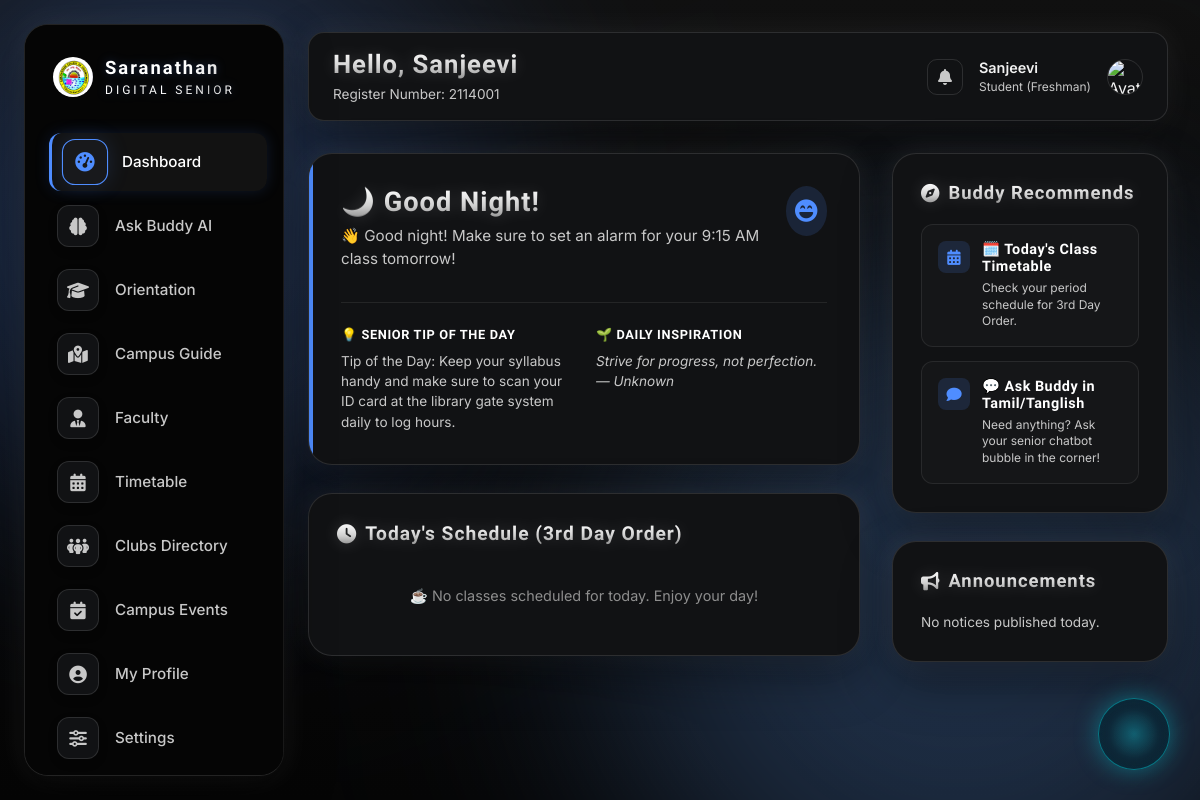
The page /frontend/dashboard.php (signed in) on the database its author committed.
### tables this page shows
CREATE TABLE IF NOT EXISTS college_settings (
    id INT PRIMARY KEY DEFAULT 1,
    college_name VARCHAR(150) NOT NULL DEFAULT 'Saranathan College of Engineering',
    college_logo VARCHAR(255) DEFAULT 'assets/images/logo.png',
    college_email VARCHAR(100) NOT NULL DEFAULT 'info@saranathan.ac.in',
    college_phone VARCHAR(50) NOT NULL DEFAULT '0431-2908446',
    address TEXT NOT NULL,
    footer_text VARCHAR(255) NOT NULL DEFAULT '© 2026 Saranathan College of Engineering. All rights reserved.',
    default_theme ENUM('Light', 'Dark', 'Aurora', 'Liquid Glass', 'Spatial', 'System') DEFAULT 'Spatial',
    maintenance_mode TINYINT(1) NOT NULL DEFAULT 0,
    CHECK (id = 1)
);

CREATE TABLE IF NOT EXISTS students (
    id INT AUTO_INCREMENT PRIMARY KEY,
    register_number VARCHAR(30) NOT NULL UNIQUE,
    name VARCHAR(100) NOT NULL,
    email VARCHAR(100) NOT NULL UNIQUE,
    phone VARCHAR(20) NOT NULL,
    password_hash VARCHAR(255) NOT NULL,
    department_id INT NOT NULL,
    section_id INT NOT NULL,
    avatar_url VARCHAR(255) DEFAULT 'assets/images/default-avatar.png',
    created_at TIMESTAMP DEFAULT CURRENT_TIMESTAMP,
    FOREIGN KEY (department_id) REFERENCES departments(id) ON DELETE RESTRICT,
    FOREIGN KEY (section_id) REFERENCES sections(id) ON DELETE RESTRICT
);

CREATE TABLE IF NOT EXISTS buddy_settings (
    id INT PRIMARY KEY DEFAULT 1,
    buddy_name VARCHAR(50) NOT NULL DEFAULT 'Buddy',
    welcome_message TEXT NOT NULL,
    morning_message TEXT NOT NULL,
    afternoon_message TEXT NOT NULL,
    evening_message TEXT NOT NULL,
    night_message TEXT NOT NULL,
    daily_tips TEXT NOT NULL,
    enable_voice TINYINT(1) NOT NULL DEFAULT 1,
    enable_wheel TINYINT(1) NOT NULL DEFAULT 1,
    enable_predictive TINYINT(1) NOT NULL DEFAULT 1,
    gemini_api_key VARCHAR(255) DEFAULT NULL,
    mapbox_token VARCHAR(255) DEFAULT NULL,
    CHECK (id = 1)
);

### backend/db.php (called while the page is built, shortened)
<?php
function sanitize_input($data) {
    return htmlspecialchars(trim($data), ENT_QUOTES, 'UTF-8');
}
?>

### frontend/dashboard.php (the view, shortened to what this page needs)
<?php
require_once __DIR__ . '/includes/header.php';
$student_id = (int)$_SESSION['student_id'];
$student = $db->prepare("
    SELECT s.*, d.name as dept_name, sec.name as section_name
    FROM students s
    JOIN departments d ON s.department_id = d.id
    JOIN sections sec ON s.section_id = sec.id
    WHERE s.id = ? LIMIT 1
");
$student->execute([$student_id]);
$profile = $student->fetch();
$hour = (int)date('G');
$greeting_col = 'morning_message';
$greeting_prefix = '☀️ Good Morning!';
if ($hour >= 12 && $hour < 17) {
    $greeting_col = 'afternoon_message';
    $greeting_prefix = '☀️ Good Afternoon!';
} elseif ($hour >= 17 && $hour < 22) {
    $greeting_col = 'evening_message';
    $greeting_prefix = '🌆 Good Evening!';
} elseif ($hour >= 22 || $hour < 5) {
    $greeting_col = 'night_message';
    $greeting_prefix = '🌙 Good Night!';
}
$buddy = $db->query("SELECT buddy_name, daily_tips, $greeting_col FROM buddy_settings WHERE id = 1 LIMIT 1")->fetch();
$buddy_tip = $buddy['daily_tips'] ?? 'Check your classroom locations early!';
$greeting_message = $buddy[$greeting_col] ?? "Hope you have an amazing day!";
$greeting_message = str_replace('[Student Name]', $profile['name'], $greeting_message);
$current_weekday = date('l');
$day_order_map = [
    'Monday'    => '1st Day Order',
    'Tuesday'   => '2nd Day Order',
    'Wednesday' => '3rd Day Order',
    'Thursday'  => '4th Day Order',
    'Friday'    => '5th Day Order'
];
$day_of_week = $day_order_map[$current_weekday] ?? '';
$timetable_stmt = $db->prepare("
    SELECT t.*, f.name as faculty_name
    FROM timetable t
    JOIN faculty f ON t.faculty_id = f.id
    WHERE t.department_id = ? AND t.section_id = ? AND t.day_of_week = ?
    ORDER BY t.period_number ASC
");
$timetable_stmt->execute([$profile['department_id'], $profile['section_id'], $day_of_week]);
$today_classes = $timetable_stmt->fetchAll();
$recommendations = [];
if ($current_step === 'orientation') {
    $recommendations[] = [
        'title' => '📚 Complete Orientation Walkthrough',
        'desc' => 'Read regulations and requirements for your academic year.',
        'link' => 'orientation.php',
        'icon' => 'fa-graduation-cap'
    ];
} else {
    $recommendations[] = [
        'title' => '🗓️ Today\'s Class Timetable',
        'desc' => 'Check your period schedule for ' . (!empty($day_of_week) ? $day_of_week : 'the week') . '.',
        'link' => 'timetable.php',
        'icon' => 'fa-calendar-days'
    ];
    $recommendations[] = [
        'title' => '💬 Ask Buddy in Tamil/Tanglish',
        'desc' => 'Need anything? Ask your senior chatbot bubble in the corner!',
        'link' => '#',
        'icon' => 'fa-comment'
    ];
}
$announcements = $db->query("SELECT * FROM announcements ORDER BY publish_date DESC LIMIT 3")->fetchAll();
$quotes = [
    "Education is the most powerful weapon which you can use to change the world. — Nelson Mandela",
    "The beautiful thing about learning is that no one can take it away from you. — B.B. King",
    "Start where you are. Use what you have. Do what you can. — Arthur Ashe",
    "Strive for progress, not perfection. — Unknown"
];
$random_quote = $quotes[array_rand($quotes)];
?>
<div style="display: grid; grid-template-columns: 2fr 1fr; gap: 32px; align-items: flex-start;">
    <div style="display: flex; flex-direction: column; gap: 28px;">
        <div class="glass-panel" style="padding: 32px; position: relative; overflow: hidden;">
            <div style="position: absolute; top: 0; left: 0; width: 4px; height: 100%; background: var(--glow-primary);"></div>
            <div style="display: flex; justify-content: space-between; align-items: flex-start; margin-bottom: 24px;">
                <div>
                    <h2 style="font-size: 1.7rem; color: var(--text-primary); font-weight: 700;"><?php echo $greeting_prefix; ?></h2>
                    <p style="font-size: 0.95rem; color: var(--text-secondary); margin-top: 6px;"><?php echo $greeting_message; ?></p>
                </div>
                <div style="width: 50px; height: 50px; border-radius: 50%; background: var(--glow-primary-alpha); display: flex; align-items: center; justify-content: center; color: var(--glow-primary); font-size: 1.4rem;">
                    <i class="fa-solid fa-face-laugh-beam"></i>
                </div>
            </div>
            <div style="display: grid; grid-template-columns: 1fr 1fr; gap: 24px; margin-top: 32px; border-top: 1px solid var(--border-light); padding-top: 24px;">
                <div>
                    <h4 style="font-size: 0.8rem; font-weight: 600; color: var(--glow-secondary); text-transform: uppercase; letter-spacing: 0.05em; margin-bottom: 8px;">💡 Senior Tip of the Day</h4>
                    <p style="font-size: 0.85rem; color: var(--text-secondary); line-height: 1.5;"><?php echo sanitize_input($buddy_tip); ?></p>
                </div>
                <div>
                    <h4 style="font-size: 0.8rem; font-weight: 600; color: var(--glow-tertiary); text-transform: uppercase; letter-spacing: 0.05em; margin-bottom: 8px;">🌱 Daily Inspiration</h4>
                    <p style="font-size: 0.85rem; color: var(--text-secondary); font-style: italic; line-height: 1.5;"><?php echo sanitize_input($random_quote); ?></p>
                </div>
            </div>
        </div>
        <div class="glass-panel" style="padding: 28px;">
            <h3 style="font-size: 1.2rem; color: var(--text-primary); margin-bottom: 20px; display: flex; align-items: center; gap: 8px;">
                <i class="fa-solid fa-clock" style="color: var(--glow-primary);"></i> Today's Schedule (<?php echo !empty($day_of_week) ? $day_of_week : 'Weekend'; ?>)
            </h3>
            <div style="display: flex; flex-direction: column; gap: 12px;">
                <?php if (empty($today_classes)): ?>
                    <div style="padding: 20px; text-align: center; color: var(--text-tertiary); font-size: 0.9rem;">
                        ☕ No classes scheduled for today. Enjoy your day!
                    </div>
                <?php endif; ?>
            </div>
        </div>
    </div>
    <div style="display: flex; flex-direction: column; gap: 28px;">
        <div class="glass-panel" style="padding: 28px;">
            <h3 style="font-size: 1.15rem; color: var(--text-primary); margin-bottom: 20px; display: flex; align-items: center; gap: 8px;">
                <i class="fa-solid fa-compass" style="color: var(--glow-secondary);"></i> Buddy Recommends
            </h3>
            <div style="display: flex; flex-direction: column; gap: 14px;">
                <?php foreach ($recommendations as $rec): ?>
                    <a href="<?php echo $rec['link']; ?>" style="display: block; padding: 16px; border-radius: 12px; background: rgba(255,255,255,0.02); border: 1px solid var(--border-light); text-decoration: none; transition: all var(--transition-fast);" onmouseover="this.style.background='rgba(255,255,255,0.05)';" onmouseout="this.style.background='rgba(255,255,255,0.02)';">
                        <div style="display: flex; gap: 12px; align-items: flex-start;">
                            <div style="width: 32px; height: 32px; border-radius: 8px; background: var(--glow-primary-alpha); color: var(--glow-primary); display: flex; align-items: center; justify-content: center; font-size: 0.95rem; flex-shrink: 0;">
                                <i class="fa-solid <?php echo $rec['icon']; ?>"></i>
                            </div>
                            <div>
                                <h4 style="font-size: 0.9rem; font-weight: 600; color: var(--text-primary);"><?php echo sanitize_input($rec['title']); ?></h4>
                                <p style="font-size: 0.75rem; color: var(--text-secondary); margin-top: 4px; line-height: 1.4;"><?php echo sanitize_input($rec['desc']); ?></p>
                            </div>
                        </div>
                    </a>
                <?php endforeach; ?>
            </div>
        </div>
        <div class="glass-panel" style="padding: 28px;">
            <h3 style="font-size: 1.15rem; color: var(--text-primary); margin-bottom: 20px; display: flex; align-items: center; gap: 8px;">
                <i class="fa-solid fa-bullhorn" style="color: var(--glow-tertiary);"></i> Announcements
            </h3>
            <div style="display: flex; flex-direction: column; gap: 12px;">
                <?php if (empty($announcements)): ?>
                    <p style="font-size: 0.85rem; color: var(--text-tertiary);">No notices published today.</p>
                <?php endif; ?>
            </div>
        </div>
    </div>
</div>
<?php require_once __DIR__ . '/includes/footer.php'; ?>

### frontend/includes/header.php (shortened to what this page needs)
<?php
require_once __DIR__ . '/../../backend/db.php';
$student_id = (int)$_SESSION['student_id'];
$student_name = sanitize_input($_SESSION['student_name']);
$active_page = basename($_SERVER['PHP_SELF']);
$settings = $db->prepare("SELECT * FROM settings WHERE student_id = ? LIMIT 1");
$settings->execute([$student_id]);
$student_settings = $settings->fetch();
$current_theme = $student_settings['theme'] ?? 'Spatial';
$animations_enabled = $student_settings['animation_speed'] ?? 'high';
$college_stmt = $db->query("SELECT * FROM college_settings WHERE id = 1 LIMIT 1");
$college = $college_stmt->fetch();
$college_logo = $college['college_logo'] ?? 'assets/images/logo.png';
?>
<!DOCTYPE html>
<html lang="en" data-theme="<?php echo sanitize_input($current_theme); ?>" data-animations="<?php echo $animations_enabled; ?>">
<head>
    <link rel="stylesheet" href="../assets/css/style.css?v=<?php echo time(); ?>">
    <link rel="stylesheet" href="../assets/themes/themes.css?v=<?php echo time(); ?>">
    <link rel="stylesheet" href="https://cdnjs.cloudflare.com/ajax/libs/font-awesome/6.4.0/css/all.min.css">
    <script src="https://cdn.tailwindcss.com"></script>
</head>
<body>
    <div class="aurora-bg-container">
        <div class="aurora-blob aurora-blob-2"></div>
    </div>
    <div class="app-layout">
        <aside class="glass-panel sidebar" id="student-sidebar">
        <div class="sidebar-brand">
            <img src="../<?php echo sanitize_input($college_logo); ?>" alt="College Logo" class="brand-logo">
            <div class="brand-name">
                Saranathan
                <span>Digital Senior</span>
            </div>
        </div>
        <nav class="menu-list">
            <li>
                <a href="dashboard.php" class="menu-item-link <?php echo $active_page === 'dashboard.php' ? 'active' : ''; ?>">
                    <i class="fa-solid fa-gauge-high"></i> Dashboard
                </a>
            </li>
            <li>
                <a href="buddy.php" class="menu-item-link <?php echo $active_page === 'buddy.php' ? 'active' : ''; ?>">
                    <i class="fa-solid fa-brain"></i> Ask Buddy AI
                </a>
            </li>
            <li>
                <a href="orientation.php" class="menu-item-link <?php echo $active_page === 'orientation.php' ? 'active' : ''; ?>">
                    <i class="fa-solid fa-graduation-cap"></i> Orientation
                </a>
            </li>
            <li>
                <a href="campus.php" class="menu-item-link <?php echo $active_page === 'campus.php' ? 'active' : ''; ?>">
                    <i class="fa-solid fa-map-location-dot"></i> Campus Guide
                </a>
            </li>
            <li>
                <a href="faculty.php" class="menu-item-link <?php echo $active_page === 'faculty.php' ? 'active' : ''; ?>">
                    <i class="fa-solid fa-user-tie"></i> Faculty
                </a>
            </li>
            <li>
                <a href="timetable.php" class="menu-item-link <?php echo $active_page === 'timetable.php' ? 'active' : ''; ?>">
                    <i class="fa-solid fa-calendar-days"></i> Timetable
                </a>
            </li>
            <li>
                <a href="clubs.php" class="menu-item-link <?php echo $active_page === 'clubs.php' ? 'active' : ''; ?>">
                    <i class="fa-solid fa-people-group"></i> Clubs Directory
                </a>
            </li>
            <li>
                <a href="events.php" class="menu-item-link <?php echo $active_page === 'events.php' ? 'active' : ''; ?>">
                    <i class="fa-solid fa-calendar-check"></i> Campus Events
                </a>
            </li>
            <li>
                <a href="profile.php" class="menu-item-link <?php echo $active_page === 'profile.php' ? 'active' : ''; ?>">
                    <i class="fa-solid fa-circle-user"></i> My Profile
                </a>
            </li>
            <li>
                <a href="settings.php" class="menu-item-link <?php echo $active_page === 'settings.php' ? 'active' : ''; ?>">
                    <i class="fa-solid fa-sliders"></i> Settings
                </a>
            </li>
            <li style="margin-top: auto; padding-top: 20px;">
            </li>
        </nav>
    </aside>
    <main class="main-content">
        <header class="glass-panel top-navbar">
            <div class="nav-title">
                <h1>Hello, <?php echo $student_name; ?></h1>
                <p>Register Number: <?php echo sanitize_input($_SESSION['student_reg']); ?></p>
            </div>
            <div class="user-badge">
                <a href="profile.php#notifications" class="notif-bell">
                    <i class="fa-solid fa-bell"></i>
                </a>
                <div class="badge-info">
                    <div class="badge-name"><?php echo $student_name; ?></div>
                    <div class="badge-role">Student (Freshman)</div>
                </div>
                <img src="../<?php echo !empty($student_settings['avatar_url']) ? sanitize_input($student_settings['avatar_url']) : 'assets/images/default-avatar.png'; ?>" alt="Avatar" class="badge-avatar">
            </div>
        </header>

### rows shown on the page
college_settings: college_logo (picture)
students: name.night_message "👋 Good night! Make sure to set an alarm for your 9:15 AM class tomorrow!"
buddy_settings: daily_tips "Tip of the Day: Keep your syllabus handy and make sure to scan your ID card at the library gate system daily to log hours."

### other values the page prints
$student_name "Sanjeevi"
sanitize_input($_SESSION['student_reg']) "2114001"
$greeting_prefix "🌙 Good Night!"
$day_of_week "3rd Day Order"
sanitize_input($rec['title']) "🗓️ Today's Class Timetable"
sanitize_input($rec['desc']) "Check your period schedule for 3rd Day Order."
sanitize_input($rec['title']) "💬 Ask Buddy in Tamil/Tanglish"
sanitize_input($rec['desc']) "Need anything? Ask your senior chatbot bubble in the corner!"
